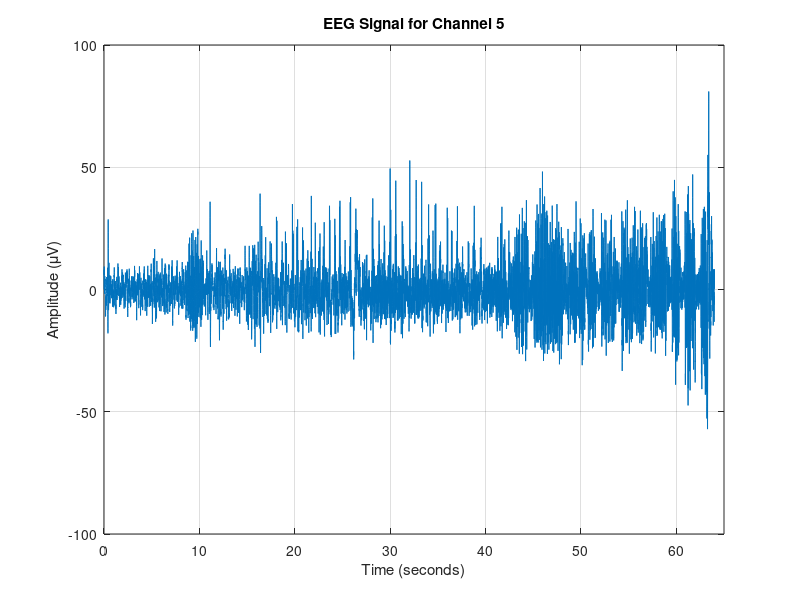
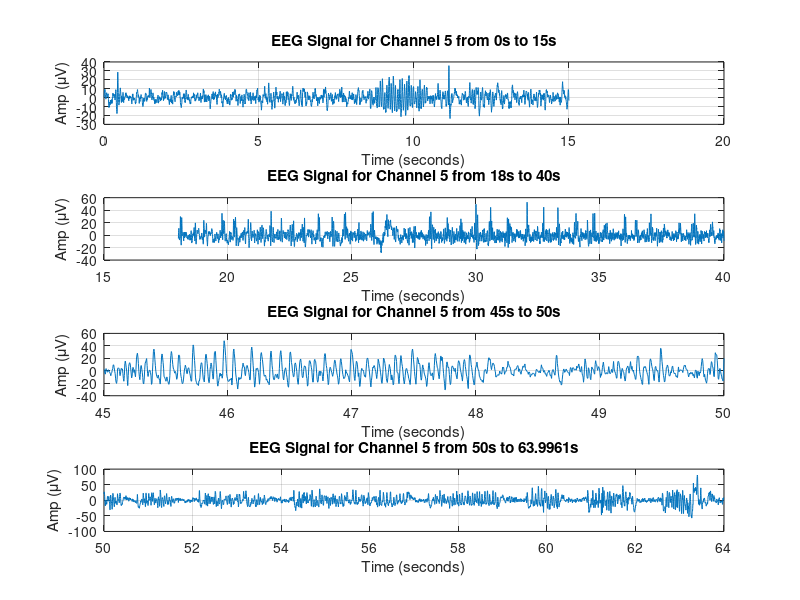
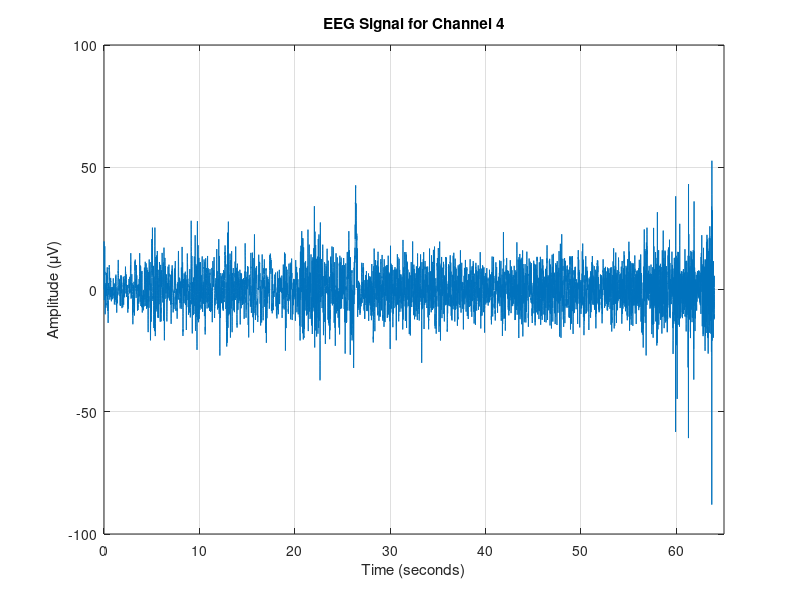

These charts were generated, in order, by the following MATLAB code: (Note: this script raises an error after producing the figures.)
%% Biomedical Signal & Image Processing
% *Session 1*
% 
% @Autors 
% 
% Roham Kaveie - Ehsan Merikhi
%% EEG Section
% part 1)

% EEG - 1
load('EEG_sig.mat');  
fs = des.samplingfreq;  

channel_number = 5;
signal = Z(channel_number, :);  
time = (0:length(signal)-1) / fs;

figure;
plot(time, signal);
xlabel('Time (seconds)');
ylabel('Amplitude (\muV)');
title(['EEG Signal for Channel ' num2str(channel_number)]);
grid on;

xlim([0, max(time) + 1]);
% part 2)

% EEG - 2
load('EEG_sig.mat');

fs = 256;
channel_number = 5;
signal = Z(channel_number, :);
signal_length = length(signal);

intervals = [0, 15; 18, 40; 45, 50 ; 50, max(time)];
num_intervals = size(intervals, 1);

figure;
for i = 1:num_intervals
    start_sample = max(1, round(intervals(i, 1) * fs));
    end_sample = min(signal_length, round(intervals(i, 2) * fs));
    segment = signal(start_sample:end_sample);
    time = (start_sample:end_sample) / fs;
    subplot(num_intervals, 1, i);
    plot(time, segment);
    xlabel('Time (seconds)');
    ylabel('Amp (\muV)');
    title(['EEG Signal for Channel ' num2str(channel_number) ' from ' num2str(intervals(i, 1)) 's to ' num2str(intervals(i, 2)) 's']);
    grid on;
end
%% 
% the signal shows stronger spikes in the intervals [45,50] than other intervals
% 
% also the intervals [18,40] and [50,64] have stronger spikes than the interval 
% [0,15]
% 
% generally we see more most activity of signals in the below order
%% 
% # third part
% # second part
% # fourth part
% # first part
% part 3)

% EEG - 3
load('EEG_sig.mat');  
fs = des.samplingfreq;  

channel_number = 4;
signal = Z(channel_number, :);  
time = (0:length(signal)-1) / fs;

figure;
plot(time, signal);
xlabel('Time (seconds)');
ylabel('Amplitude (\muV)');
title(['EEG Signal for Channel ' num2str(channel_number)]);
grid on;

xlim([0, max(time) + 1]);
%% 
% these signals dont look the same (channel 4,5)
% 
% since channel 5 is the center of event we see most changes on this channel.
% part 4)

% EEG - 4
load('EEG_sig.mat');

offset = 2.5*max(max(abs(Z)))/5;
feq = 256;
ElecName = des.channelnames;

disp_eeg(Z,offset,feq,ElecName);
% part 5)
% in this part the red box is the pre seizure part of the signal where we start 
% to see high frequency components 
% 
% and rhythmic spikes in the signal.
% 
% the green box is the seizure onset where we see sudden increase in high frequency 
% components and we know 
% 
% this pattern includes rapid spikes which shows high activity in the neurons 
% related to this section.
% 
% blue blox is post seizure activity section and we see slower patterns in the 
% signal compared to last part 
% part 6)

% EEG - 6
load('EEG_sig.mat');

fs = 256;  
channel_number = 5;  
signal = Z(channel_number, :);

segments = [2, 7; 30, 35; 42, 47; 50, 55];
num_segments = size(segments, 1);

figure;

for i = 1:num_segments
    start_sample = max(1, round(segments(i, 1) * fs));
    end_sample = min(length(signal), round(segments(i, 2) * fs));
    
    segment_signal = signal(start_sample:end_sample);
    time = (start_sample:end_sample) / fs;
    
    subplot(num_segments, 2, (i-1)*2 + 1);
    plot(time, segment_signal);
    xlabel('Time (seconds)');
    ylabel('Amp(\muV)');
    title(['EEG Signal from ' num2str(segments(i, 1)) 's to ' num2str(segments(i, 2)) 's']);
    grid on;
    
    N = length(segment_signal);
    f = (0:N-1) * (fs/N);
    segment_fft = abs(fft(segment_signal));
    
    subplot(num_segments, 2, (i-1)*2 + 2);
    plot(f, segment_fft);
    xlim([0 60]);  
    xlabel('Frequency (Hz)');
    ylabel('Magnitude');
    title(['Frequency Spectrum from ' num2str(segments(i, 1)) 's to ' num2str(segments(i, 2)) 's']);
    grid on;
end
% part 7)

% EEG - 7
load('EEG_sig.mat');

fs = 256;  
channel_number = 5;
signal = Z(channel_number, :);

segments = [2, 7; 30, 35; 42, 47; 50, 55];
num_segments = size(segments, 1);

figure;

for i = 1:num_segments
    start_sample = max(1, round(segments(i, 1) * fs));
    end_sample = min(length(signal), round(segments(i, 2) * fs));
    
    segment_signal = signal(start_sample:end_sample);
    
    subplot(num_segments, 1, i);
    pwelch(segment_signal, [], [], [], fs);
    title(['Power Spectral Density from ' num2str(segments(i, 1)) 's to ' num2str(segments(i, 2)) 's']);
end
%% 
% for the time interval [2,7] we see lower frequency components build up most 
% of the signal 
% 
% and higher components are not of much importance. 
% 
% power/frequency for freq range 0-20 mostly around 0dB
% 
% power/frequency for freq range 20-40 mostly around -10dB
% 
% power/frequency for freq range 40-60 mostly around -15dB
% 
% 
% 
% for the time interval [30,35] we see stronger spikes and higher freq components 
% compared
% 
% to previous section.
% 
% power/frequency for freq range 0-20 mostly around 10dB
% 
% power/frequency for freq range 20-40 mostly around -5dB
% 
% power/frequency for freq range 40-60 mostly around -10dB
% 
% 
% 
% for the time interval [42,47] we see strong spikes and higher freq components 
% are getting stronger
% 
% this is the peek level of abnormalities
% 
% power/frequency for freq range 0-20 mostly around 10dB
% 
% power/frequency for freq range 20-40 mostly around 5dB
% 
% power/frequency for freq range 40-60 mostly around -5dB
% 
% 
% 
% for the time interval [50,55] we see the signal gets calmer and strong spikes 
% start to fade away.
% 
% higher freq components have less power and we are getting closer to normal 
% activity of the brain
% 
% power/frequency for freq range 0-20 mostly around 5dB
% 
% power/frequency for freq range 20-40 mostly around 0dB
% 
% power/frequency for freq range 40-60 mostly around -10dB
% part 8)

% EEG - 8
load('EEG_sig.mat');

fs = 256;  
channel_number = 5;
signal = Z(channel_number, :);

segments = [2, 7; 30, 35; 42, 47; 50, 55];
num_segments = size(segments, 1);
window_length = 128;  
noverlap = 64;  
nfft = 128;  
window = hamming(window_length);

figure;

for i = 1:num_segments
    start_sample = max(1, round(segments(i, 1) * fs));
    end_sample = min(length(signal), round(segments(i, 2) * fs));
    
    segment_signal = signal(start_sample:end_sample);
    
    subplot(2, 2, i);
    spectrogram(segment_signal, window, noverlap, nfft, fs, 'yaxis');
    title(['Spectrogram from ' num2str(segments(i, 1)) 's to ' num2str(segments(i, 2)) 's']);
    ylim([0 60]);  
    colorbar;
    caxis([-50 10]);
end

%% 
% time interval [2,7] is low activity part of the signal where brain is calm.
% 
% we can say time interval [30,35] has higher freq components and stronger signals 
% than [2,7] interval 
% 
% and also time interval [42,47] has higher freq components and stronger signals 
% than [30,35] interval 
% 
% time interval [50,55] is composed of less high freq components compared to 
% the time interval [42,47] of the signal
%% 
% *part 9)*

% EEG - 9
load('EEG_sig.mat');

fs = 256;  
channel_number = 5;  
signal = Z(channel_number, :);

start_sample = max(1, round(30 * fs));
end_sample = min(length(signal), round(35 * fs));
segment_signal = signal(start_sample:end_sample);
time_original = (start_sample:end_sample) / fs;

figure;
subplot(4, 1, 1);
plot(time_original, segment_signal);
xlabel('Time (seconds)');
ylabel('Amplitude (\muV)');
title('Original Time-Domain Signal');
grid on;

downsample_factor = 2;
fs_new = fs / downsample_factor;

fc = fs_new / 2;  % Nyquist frequency for the new sampling rate
[b, a] = butter(4, fc / (fs / 2));  % 4th-order Butterworth filter
filtered_signal = filtfilt(b, a, segment_signal);

downsampled_signal = downsample(filtered_signal, downsample_factor);
time_downsampled = (start_sample:downsample_factor:end_sample) / fs;

subplot(4, 1, 2);
plot(time_downsampled, downsampled_signal);
xlabel('Time (seconds)');
ylabel('Amplitude (\muV)');
title('Downsampled Time-Domain Signal');
grid on;

subplot(4, 1, 3);
pwelch(segment_signal, [], [], [], fs);
title('Original Frequency Content');

subplot(4, 1, 4);
pwelch(downsampled_signal, [], [], [], fs_new);
title('Frequency Content After Downsampling');

subplot(4,1,3)
xlim([0.0 128.0])

figure;
window_length = 128;
noverlap = 64;
nfft = 128;
window = hamming(window_length);
spectrogram(downsampled_signal, window, noverlap, nfft, fs_new, 'yaxis');
title('STFT of Downsampled Signal');
ylim([0 60]);
colorbar;
caxis([-50 10]);  

%% 
% in the time domain we dont see much difference between downsampled signal 
% and the original signal
% 
% in the frequency domain not much data is generally lost but because of less 
% freq resolution,
% 
% the frequency content becomes smoother.
% 
% stft of both signals are almost the same
%% *EOG Section*
% *Part 1)*

% EOG - 1
load('EOG_sig.mat');  

left_eye_signal = Sig(1, :);
right_eye_signal = Sig(2, :);
fs = 256;  
time = (0:length(left_eye_signal)-1) / fs;

% Plotting the time-domain signals
figure;
subplot(2, 1, 1);
plot(time, left_eye_signal);
xlabel('Time (seconds)');
ylabel('Amplitude (\muV)');
grid on;

subplot(2, 1, 2);
plot(time, right_eye_signal);
xlabel('Time (seconds)');
ylabel('Amplitude (\muV)');
grid on;
%% 
% in this part we can say these two channels are in contrast to each other and 
% they have different polarities
% 
% based on this information we can say we are either using the outer electrodes 
% or the inner electrodes
% 
% but we cant say which ones we are using.
%% 
% *Part 2)*

% EOG - 2
load('EOG_sig.mat');  

left_eye_signal = Sig(1, :);  
right_eye_signal = Sig(2, :);  
fs = 256;  

figure;
subplot(2, 2, 1);
pwelch(left_eye_signal, [], [], [], fs);
title('Power Spectral Density - channel 1');

subplot(2, 2, 2);
pwelch(right_eye_signal, [], [], [], fs);
title('Power Spectral Density - channel 2');

N = length(left_eye_signal);  
f = (0:N-1)*(fs/N);  

fft_left_eye = abs(fft(left_eye_signal));

fft_right_eye = abs(fft(right_eye_signal));

subplot(2, 2, 3);
plot(f, fft_left_eye);
xlabel('Frequency (Hz)');
ylabel('Magnitude');
title('Frequency Domain - channel 1');
xlim([0 60]);  

subplot(2, 2, 4);
plot(f, fft_right_eye);
xlabel('Frequency (Hz)');
ylabel('Magnitude');
title('Frequency Domain - channel 2');
xlim([0 60]);  
%% 
% based on power spectral density of these signals we can say EOG signal is 
% a powerful signal and causes a lot of noise.
% 
% based on the Fourier transform of the signal we can say that this signal is 
% composed of low frequency components.